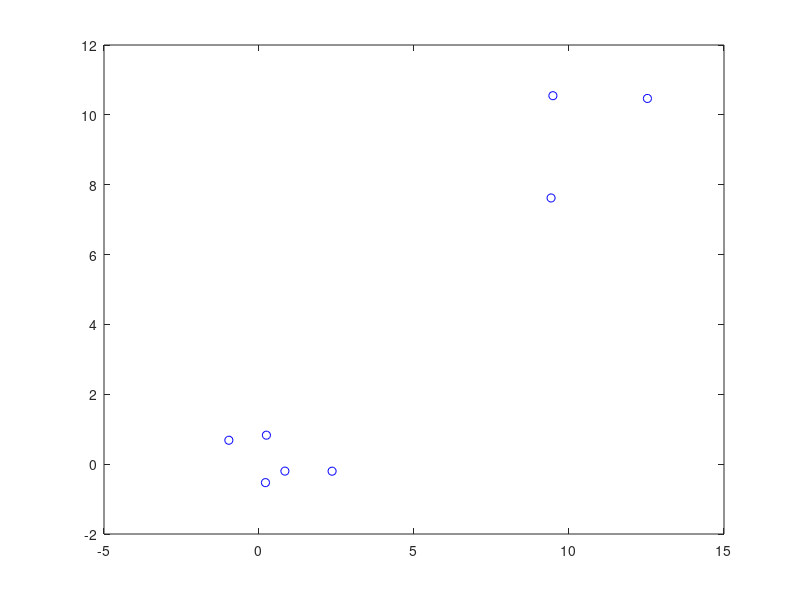

Write the MATLAB code that produced this figure. (Note: this script raises an error after producing the figure.)
data = [randn(2, 5), randn(2, 3) + ones(2, 3) * 10]
plot(data(1, :), data(2, :), 'bo')

distances = zeros(8, 8);

for i = 1:8

    for j = i + 1:8
        distances(i, j) = sqrt(sum((data(:, i) - data(:, j)) .^ 2));
    end

end

% 
[max_distance, linear_idx] = max(distances(:));
[row_idx, col_idx] = ind2sub(size(distances), linear_idx);


for i = 1:size(data, 2)

    if data(1, i) < mean(data(1, :)) 
        class1 = [class1, i]; 
    else 
        class2 = [class2, i]; 
    end

end


disp('class1中的点的索引是:');
disp(class1);

disp('class2中的点的索引是:');
disp(class2);

% 可视化分类结果
plot(data(1, class1), data(2, class1), 'ro', 'DisplayName', 'class1');
plot(data(1, class2), data(2, class2), 'go', 'DisplayName', 'class2');
legend('show');
hold off;
